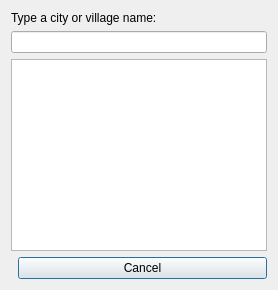
<?xml version="1.0" encoding="UTF-8"?>
<ui version="4.0">
 <class>LocationSearchDialog</class>
 <widget class="QDialog" name="LocationSearchDialog">
  <property name="windowTitle"><string>Search Location</string></property>
  <layout class="QVBoxLayout" name="vbox">
   <item><widget class="QLabel" name="searchLocationLabel"><property name="text"><string>Type a city or village name:</string></property></widget></item>
   <item><widget class="QLineEdit" name="searchLocationLineEdit"/></item>
   <item><widget class="QListWidget" name="resultListWidget"/></item>
   <item>
    <layout class="QHBoxLayout" name="btns">
     <item><spacer name="hsp"><property name="orientation"><enum>Qt::Horizontal</enum></property></spacer></item>
     <item><widget class="QPushButton" name="cancelButton"><property name="text"><string>Cancel</string></property></widget></item>
    </layout>
   </item>
  </layout>
 </widget>
 <resources/>
 <connections/>
</ui>
